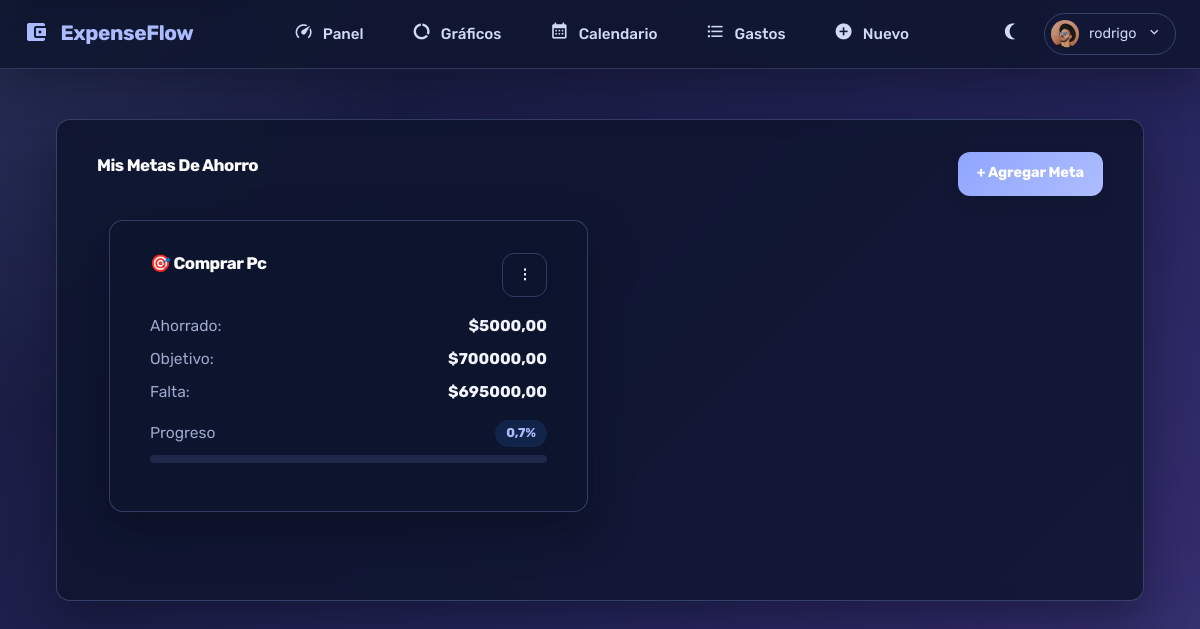
Page /saving-goals/ (signed in) on the committed database.
### core/models.py (models this page shows, shortened)
class SavingGoal(models.Model):
    user = models.ForeignKey(
        settings.AUTH_USER_MODEL,
        on_delete=models.CASCADE,
        related_name="saving_goals",
    )
    title = models.CharField(max_length=120, help_text="Nombre de la meta (ej: Comprar PC Gamer)")
    target_amount = models.DecimalField(
        max_digits=12,
        decimal_places=2,
        help_text="Cantidad objetivo a ahorrar",
    )
    saved_amount = models.DecimalField(
        max_digits=12,
        decimal_places=2,
        default=0,
        help_text="Cantidad ahorrada hasta ahora",
    )
    deadline = models.DateField(
        null=True,
        blank=True,
        help_text="Fecha límite opcional para cumplir la meta",
    )
    emoji = models.CharField(
        max_length=10,
        default="🎯",
        help_text="Emoji representativo de la meta",
    )
    created_at = models.DateTimeField(auto_now_add=True)
    updated_at = models.DateTimeField(auto_now=True)
    class Meta:
        ordering = ["-created_at"]
    def get_percentage(self):
        if self.target_amount == 0:
            return 0
        percentage = (float(self.saved_amount) / float(self.target_amount)) * 100
        return min(100, round(percentage, 1))
    def get_remaining(self):
        remaining = self.target_amount - self.saved_amount
        return max(0, remaining)

### core/views.py (the view)
# urls.py: path('saving-goals/', saving_goals_list, name="saving_goals_list"),
@login_required
def saving_goals_list(request):
    goals = SavingGoal.objects.filter(user=request.user)
    return render(request, "core/saving_goals/goals_list.html", {"goals": goals})

### core/templates/core/saving_goals/goals_list.html (shortened to what this page needs)
{% extends 'core/base.html' %}
{% block contenido %}
<div class="main-panel">
  <div class="content-wrapper">
    <div class="row">
      <div class="col-lg-12 grid-margin stretch-card">
        <div class="card">
          <div class="card-body">
            <div class="d-flex justify-content-between align-items-center mb-4">
              <h4 class="card-title">Mis Metas de Ahorro</h4>
              <a href="{% url 'saving_goal_create' %}" class="btn btn-primary">+ Agregar Meta</a>
            </div>
            {% if goals %}
            <div class="row">
              {% for goal in goals %}
              <div class="col-lg-6 mb-4">
                <div class="card">
                  <div class="card-body">
                    <div class="d-flex justify-content-between align-items-start mb-3">
                      <div>
                        <h5 class="card-title mb-0">{{ goal.emoji }} {{ goal.title }}</h5>
                      </div>
                      <div class="dropdown">
                        <button class="btn btn-sm btn-outline-light" type="button" data-toggle="dropdown">
                          ⋮
                        </button>
                      </div>
                    </div>
                    <div class="mb-3">
                      <div class="d-flex justify-content-between mb-2">
                        <span class="text-muted">Ahorrado:</span>
                        <span class="font-weight-bold">${{ goal.saved_amount|floatformat:2 }}</span>
                      </div>
                      <div class="d-flex justify-content-between mb-2">
                        <span class="text-muted">Objetivo:</span>
                        <span class="font-weight-bold">${{ goal.target_amount|floatformat:2 }}</span>
                      </div>
                      <div class="d-flex justify-content-between">
                        <span class="text-muted">Falta:</span>
                        <span class="font-weight-bold">${{ goal.get_remaining|floatformat:2 }}</span>
                      </div>
                    </div>
                    <div class="mb-2">
                      <div class="d-flex justify-content-between mb-2">
                        <span class="text-muted">Progreso</span>
                        <span class="badge badge-info">{{ goal.get_percentage }}%</span>
                      </div>
                      <div class="progress">
                      </div>
                    </div>
                  </div>
                </div>
              </div>
              {% endfor %}
            </div>
            {% else %}
            <div class="alert alert-info">
              No tienes metas de ahorro. <a href="{% url 'saving_goal_create' %}">Crea una ahora</a>
            </div>
            {% endif %}
          </div>
        </div>
      </div>
    </div>
  </div>
</div>
{% endblock contenido %}

### core/templates/core/base.html (shortened to what this page needs)
{% load static %}
<!DOCTYPE html>
<html lang="es">
  <head>
    <link rel="stylesheet" href="{% static 'core/assets/vendors/mdi/css/materialdesignicons.min.css' %}">
    <link rel="stylesheet" href="{% static 'core/assets/vendors/css/vendor.bundle.base.css' %}">
    <link rel="stylesheet" href="{% static 'core/assets/vendors/jvectormap/jquery-jvectormap.css' %}">
    <link rel="stylesheet" href="{% static 'core/assets/vendors/flag-icon-css/css/flag-icon.min.css' %}">
    <link rel="stylesheet" href="{% static 'core/assets/vendors/owl-carousel-2/owl.carousel.min.css' %}">
    <link rel="stylesheet" href="{% static 'core/assets/vendors/owl-carousel-2/owl.theme.default.min.css' %}">
    <link rel="stylesheet" href="{% static 'core/assets/css/style.css' %}">
    <link rel="stylesheet" href="{% static 'core/assets/css/redesign.css' %}">
  </head>
  <body>
    <nav class="navbar-main" aria-label="Navegación principal">
      <div class="navbar-container">
        <div class="navbar-brand">
          <a href="{% url 'dashboard' %}" class="brand-logo">
            <i class="mdi mdi-wallet"></i>
            <span>ExpenseFlow</span>
          </a>
        </div>
        <div class="navbar-nav-center">
          <a href="{% url 'dashboard' %}" class="nav-link-item {% if request.resolver_match.url_name == 'dashboard' or request.resolver_match.url_name == 'index' %}active{% endif %}">
            <i class="mdi mdi-speedometer"></i>
            <span>Panel</span>
          </a>
          <a href="{% url 'charts' %}" class="nav-link-item {% if request.resolver_match.url_name == 'charts' %}active{% endif %}">
            <i class="mdi mdi-chart-donut"></i>
            <span>Gráficos</span>
          </a>
          <a href="{% url 'expense_calendar' %}" class="nav-link-item {% if request.resolver_match.url_name == 'expense_calendar' %}active{% endif %}">
            <i class="mdi mdi-calendar-month"></i>
            <span>Calendario</span>
          </a>
          <a href="{% url 'expense_list' %}" class="nav-link-item {% if request.resolver_match.url_name == 'expense_list' or request.resolver_match.url_name == 'expense_detail' %}active{% endif %}">
            <i class="mdi mdi-format-list-bulleted"></i>
            <span>Gastos</span>
          </a>
          <a href="{% url 'expense_create' %}" class="nav-link-item {% if request.resolver_match.url_name == 'expense_create' or request.resolver_match.url_name == 'expense_update' %}active{% endif %}">
            <i class="mdi mdi-plus-circle"></i>
            <span>Nuevo</span>
          </a>
        </div>
        <div class="navbar-actions">
          <button class="btn-theme-toggle" id="themeToggle" type="button" title="Cambiar tema" aria-label="Cambiar tema">
            <i class="mdi mdi-moon-waning-crescent" id="themeIcon"></i>
          </button>
          <div class="navbar-dropdown">
            <button class="navbar-profile-btn" id="profileDropdown" type="button">
              <img src="{% static 'core/assets/images/faces/face15.jpg' %}" alt="Profile" class="profile-avatar">
              <span class="profile-username">{{ user.username }}</span>
              <i class="mdi mdi-chevron-down"></i>
            </button>
          </div>
        </div>
      </div>
    </nav>
    <main id="main-content" class="main-container" role="main">
      <div class="dashboard-container app-shell">
        {% block contenido %}
        {% endblock contenido %}
      </div>
    </main>
  </body>
</html>

### rows in the picture
SavingGoal: emoji "🎯", title "Comprar Pc", saved_amount "5000,00", target_amount "700000,00", get_remaining "695000,00", get_percentage "0,7"

### other values in the picture
{{ user.username }} "rodrigo"
